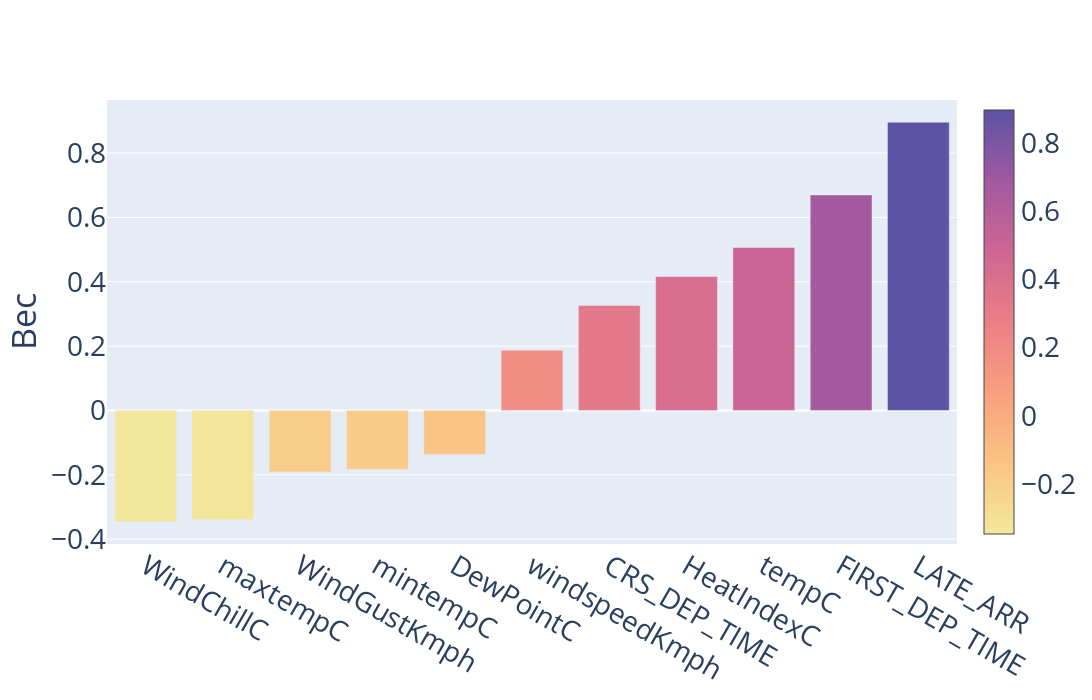

Notebook source saved alongside this figure:
### Code cell
trace = go.Bar(
    x=bot.append(top).features,
    y=bot.append(top).col,
    marker=dict(
        color = bot.append(top).col,
        colorscale='sunset',
        showscale=True
    )
)

data = [trace]
layout = go.Layout(xaxis=dict(tickangle=30),
                   yaxis = dict(title = 'Вес'),
                   width=1500,
                   height=700
                  )

fig = go.Figure(data=data, layout=layout)
fig.update_layout(
    font=dict(
        size=28,
    )
)
fig.show()

### Figure 1 — Plotly figure (JSON) as saved in the notebook; plotly's stock layout.template omitted (floating-point values rounded to 4 significant figures)
{"data": [{"marker": {"color": [-0.3461, -0.3397, -0.1911, -0.1833, -0.1369, 0.187, 0.3265, 0.4165, 0.5066, 0.6699, 0.8959], "colorscale": [[0, "rgb(243, 231, 155)"], [0.1667, "rgb(250, 196, 132)"], [0.3333, "rgb(248, 160, 126)"], [0.5, "rgb(235, 127, 134)"], [0.6667, "rgb(206, 102, 147)"], [0.8333, "rgb(160, 89, 160)"], [1, "rgb(92, 83, 165)"]], "showscale": true}, "type": "bar", "x": ["WindChillC", "maxtempC", "WindGustKmph", "mintempC", "DewPointC", "windspeedKmph", "CRS_DEP_TIME", "HeatIndexC", "tempC", "FIRST_DEP_TIME", "LATE_ARR"], "y": [-0.3461, -0.3397, -0.1911, -0.1833, -0.1369, 0.187, 0.3265, 0.4165, 0.5066, 0.6699, 0.8959]}], "layout": {"font": {"size": 28}, "height": 700, "width": 1500, "xaxis": {"tickangle": 30}, "yaxis": {"title": {"text": "Вес"}}}}
